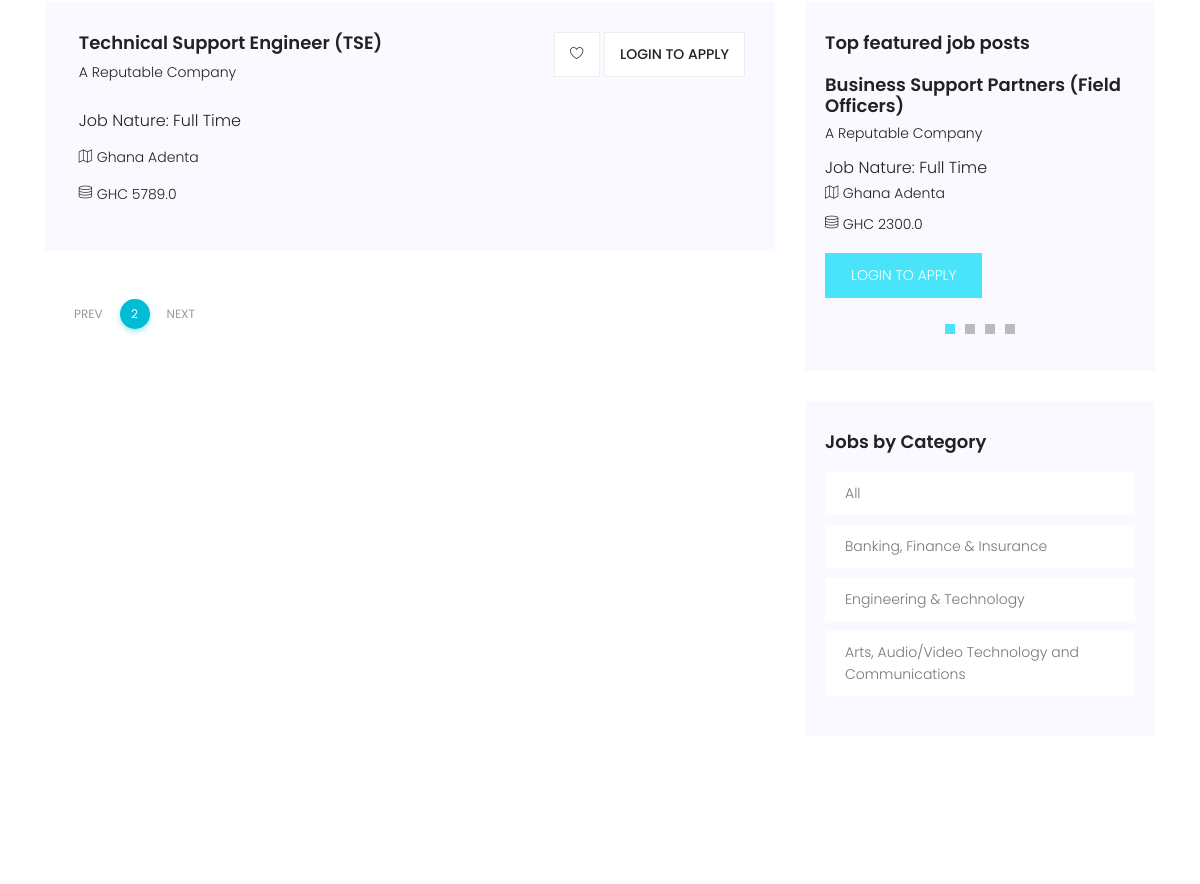
/jobs?page=2 (middle part), run on an earlier commit of the app's database.
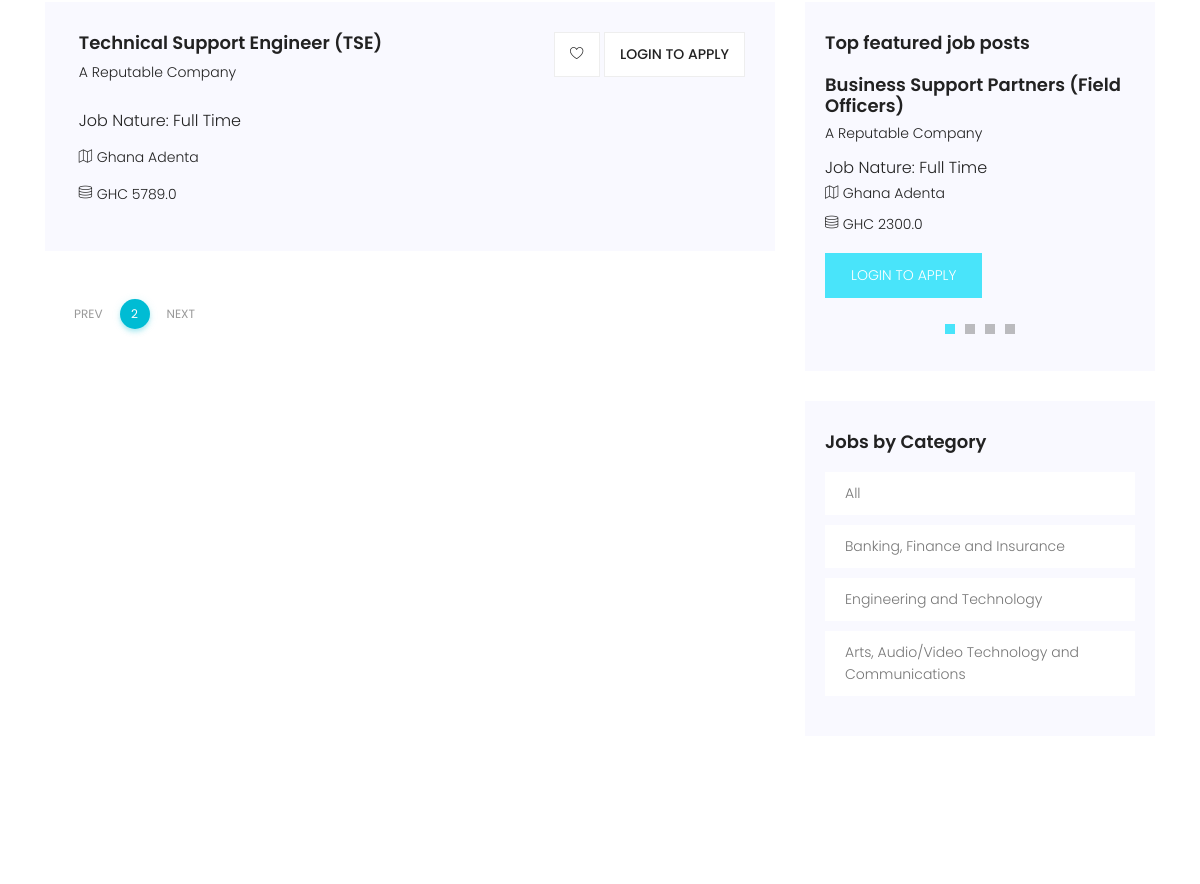
And on a later commit of the database.
### portal/models.py (models this page shows)
class Category(models.Model):
    category = models.CharField(max_length=100)
    created = models.DateTimeField(auto_now_add=True)
    class Meta:
        verbose_name_plural = 'Categories'
        ordering = ['id']
    def __str__(self):
        return self.category

### portal/views.py (the view)
# urls.py: path('jobs', jobs, name="jobs"),
def jobs(request):
    filters = JobFilter(
        request.GET, queryset=Job.objects.filter(approved=True))
    paginator = Paginator(filters.qs, 1)
    page_number = request.GET.get('page', 1)
    page_objects = paginator.get_page(page_number)
    context = {
        'filters': filters,
        'page_objects': page_objects,
        'paginator': paginator
    }
    return render(request, 'portal/search.html', context)

### portal/context_processors.py (called while the page is built)
def Processors(request):
    jobs = Job.objects.filter(approved=True).order_by('-created')
    categories = Category.objects.all().order_by('id')
    blogs = Blog.objects.filter(published=True).order_by('-id')
    blog_count = blogs.count()
    return {
        'categories': categories,
        'jobs': jobs,
        'blog_count': blog_count,
        'blogs': blogs,
    }

### templates/portal/search.html (shortened to what this page needs)
{% extends 'base.html' %}
{% load static %}
{% block content %}
			<section class="post-area section-gap">
				<div class="container">
					<div class="row justify-content-center d-flex">
						<div class="col-lg-8 post-list">
							{% for job in page_objects %}
								<div class="single-post d-flex flex-row">
									<div class="details"  style="width: 100% !important;">
										<div class="title d-flex flex-row justify-content-between">
											<div class="titles">
												<a href="{% url 'detail' job.slug %}"><h4>{{job.job_title}}</h4></a>
												<h6>{{job.company_name}}</h6>
											</div>
											<ul class="btns">
												<li><a href="{% url 'detail' job.slug %}"><span class="lnr lnr-heart"></span></a></li>
												{% if request.user.is_authenticated %}
												<li><a href="{% url 'detail' job.slug %}">Apply</a></li>
												{% else %}
												<li><a href="{% url 'login' %}">Login to apply</a></li>
												{% endif %}
											</ul>
										</div>
										<h5>Job Nature: {{job.job_type}}</h5>
										<p class="address"><span class="lnr lnr-map"></span> {{job.location}}</p>
										{% if job.salary %}
										<p class="address"><span class="lnr lnr-database"></span> GHC {{job.salary}}</p>
										{% endif %}
									</div>
								</div>
								{% empty %}
								<h3> No job post found </h4>
							{% endfor %}
							 <div class="container mt-5">
								<ul class="pagination pagination-info">
								 {% if page_objects.has_previous  %}
								<li class="page-item">
								<a href="?page={{page_objects.previous_page_number}}" class="page-link">PREV</a>
								</li>
								{% endif %}
								<li class="active page-item">
								<a href="javascript:void(0);" class="page-link">{{page_objects.number}}</a>
								</li>
								{% if page_objects.has_next  %}
								<li class="page-item">
								<a href="?page={{page_objects.next_page_number }}" class="page-link">NEXT</a>
								</li>
								{% endif %}
							</ul>
							 </div>
						</div>
						<div class="col-lg-4 sidebar">
							{% if jobs.count > 1 %}
							<div class="single-slidebar">
								<h4>Top featured job posts</h4>
								<div class="active-relatedjob-carusel">
								{% for job in jobs|slice:":4" %}
									<div class="single-rated">
										<a href="{% url 'detail' job.slug %}"><h4>{{job.job_title|title}}</h4></a>
										<h6>{{job.company_name|title}}</h6>
										<h5>Job Nature: {{job.job_type}}</h5>
										<p class="address"><span class="lnr lnr-map"></span> {{job.location}}</p>
										{% if job.salary %}
										<p class="address"><span class="lnr lnr-database"></span> GHC {{job.salary}}</p>
										{% endif %}
										{% if request.user.is_authenticated %}
										<a href="{% url 'detail' job.slug %}" class="btns text-uppercase">Apply job</a>
										{% else %}
										<a href="{% url 'login' %}" class="btns text-uppercase">Login to apply</a>
										{% endif %}
									</div>
								{% endfor %}
								</div>
							</div>
							{% endif %}
							<div class="single-slidebar">
								<h4>Jobs by Category </h4>
								<ul class="cat-list">
								<li>
									<a class="justify-content-between d-flex" href="{% url 'jobs' %}">
									<p>All</p>
									</a>
									</li>
								{% for category in categories|slice:":10" %}
									<li>
									<a class="justify-content-between d-flex" href="javascript:void(0);">
									<p>{{category.category}}</p>
									</a>
									</li>
								{% endfor %}
								</ul>
							</div>
						</div>
					</div>
				</div>
			</section>
{% endblock %}

What changed in the data, as far as the page shows it:
changed Category: category "Banking, Finance & Insurance" → "Banking, Finance and Insurance"
changed Category: category "Engineering & Technology" → "Engineering and Technology"
